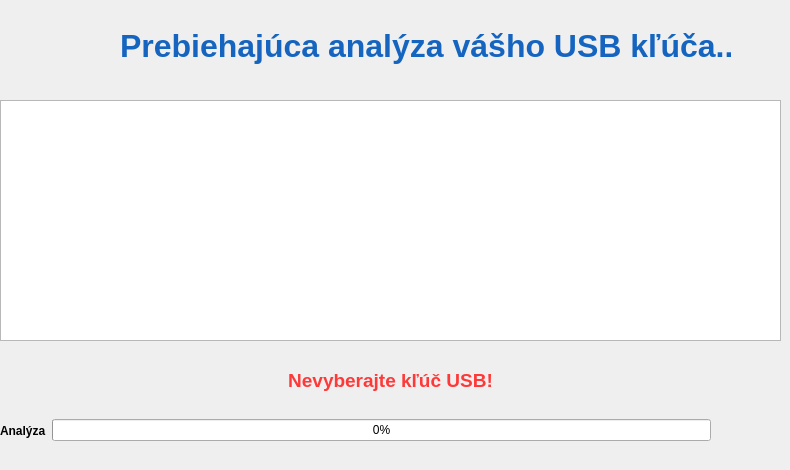
    <widget class="QWidget" name="analyze_view">
     <property name="styleSheet">
      <string notr="true">#btn_restart_analyzeView {
	background-color: transparent;
}

#btn_cancel_analyze {
	background-color: transparent;
	color: rgb(55, 71, 79);
}</string>
     </property>
     <widget class="QWidget" name="horizontalLayoutWidget">
      <property name="geometry">
       <rect>
        <x>0</x>
        <y>400</y>
        <width>711</width>
        <height>61</height>
       </rect>
      </property>
      <layout class="QHBoxLayout" name="horizontalLayout">
       <item>
        <widget class="QLabel" name="label_2">
         <property name="font">
          <font>
           <bold>true</bold>
          </font>
         </property>
         <property name="text">
          <string>Analýza</string>
         </property>
        </widget>
       </item>
       <item>
        <widget class="QProgressBar" name="progressBar">
         <property name="enabled">
          <bool>true</bool>
         </property>
         <property name="value">
          <number>0</number>
         </property>
        </widget>
       </item>
      </layout>
     </widget>
     <widget class="QLabel" name="label_6">
      <property name="geometry">
       <rect>
        <x>0</x>
        <y>370</y>
        <width>781</width>
        <height>21</height>
       </rect>
      </property>
      <property name="font">
       <font>
        <pointsize>14</pointsize>
        <bold>true</bold>
       </font>
      </property>
      <property name="styleSheet">
       <string notr="true">color: rgb(255, 56, 56);</string>
      </property>
      <property name="text">
       <string>Nevyberajte kľúč USB!</string>
      </property>
      <property name="alignment">
       <set>Qt::AlignmentFlag::AlignCenter</set>
      </property>
     </widget>
     <widget class="QLabel" name="label_9">
      <property name="geometry">
       <rect>
        <x>0</x>
        <y>10</y>
        <width>60</width>
        <height>60</height>
       </rect>
      </property>
      <property name="text">
       <string/>
      </property>
     </widget>
     <widget class="QLabel" name="label_11">
      <property name="geometry">
       <rect>
        <x>0</x>
        <y>0</y>
        <width>80</width>
        <height>80</height>
       </rect>
      </property>
      <property name="styleSheet">
       <string notr="true">image: url(:/resources/assets/USBGuardian.png);</string>
      </property>
      <property name="text">
       <string/>
      </property>
      <property name="alignment">
       <set>Qt::AlignmentFlag::AlignCenter</set>
      </property>
     </widget>
     <widget class="QPushButton" name="btn_restart_analyzeView">
      <property name="geometry">
       <rect>
        <x>740</x>
        <y>10</y>
        <width>32</width>
        <height>32</height>
       </rect>
      </property>
      <property name="maximumSize">
       <size>
        <width>32</width>
        <height>32</height>
       </size>
      </property>
      <property name="styleSheet">
       <string notr="true">border-image: url(:/resources/assets/icons/power.png);</string>
      </property>
      <property name="text">
       <string/>
      </property>
      <property name="flat">
       <bool>true</bool>
      </property>
     </widget>
     <widget class="QLabel" name="label_analyze_view_title">
      <property name="geometry">
       <rect>
        <x>120</x>
        <y>20</y>
        <width>611</width>
        <height>51</height>
       </rect>
      </property>
      <property name="font">
       <font>
        <pointsize>24</pointsize>
        <bold>true</bold>
       </font>
      </property>
      <property name="styleSheet">
       <string notr="true">color: rgb(21, 101, 192);</string>
      </property>
      <property name="text">
       <string>Prebiehajúca analýza vášho USB kľúča...</string>
      </property>
     </widget>
     <widget class="QPushButton" name="btn_cancel_analyze">
      <property name="geometry">
       <rect>
        <x>720</x>
        <y>400</y>
        <width>50</width>
        <height>50</height>
       </rect>
      </property>
      <property name="font">
       <font>
        <pointsize>18</pointsize>
        <bold>false</bold>
       </font>
      </property>
      <property name="styleSheet">
       <string notr="true">border-image: url(:/resources/assets/icons/cancel.png);</string>
      </property>
      <property name="text">
       <string/>
      </property>
      <property name="default">
       <bool>false</bool>
      </property>
      <property name="flat">
       <bool>true</bool>
      </property>
     </widget>
     <widget class="QGraphicsView" name="graphicsView_imgSlider">
      <property name="geometry">
       <rect>
        <x>0</x>
        <y>100</y>
        <width>781</width>
        <height>241</height>
       </rect>
      </property>
      <property name="styleSheet">
       <string notr="true">border-image: url(:/resources/assets/sensi-3.png);</string>
      </property>
     </widget>
    </widget>
